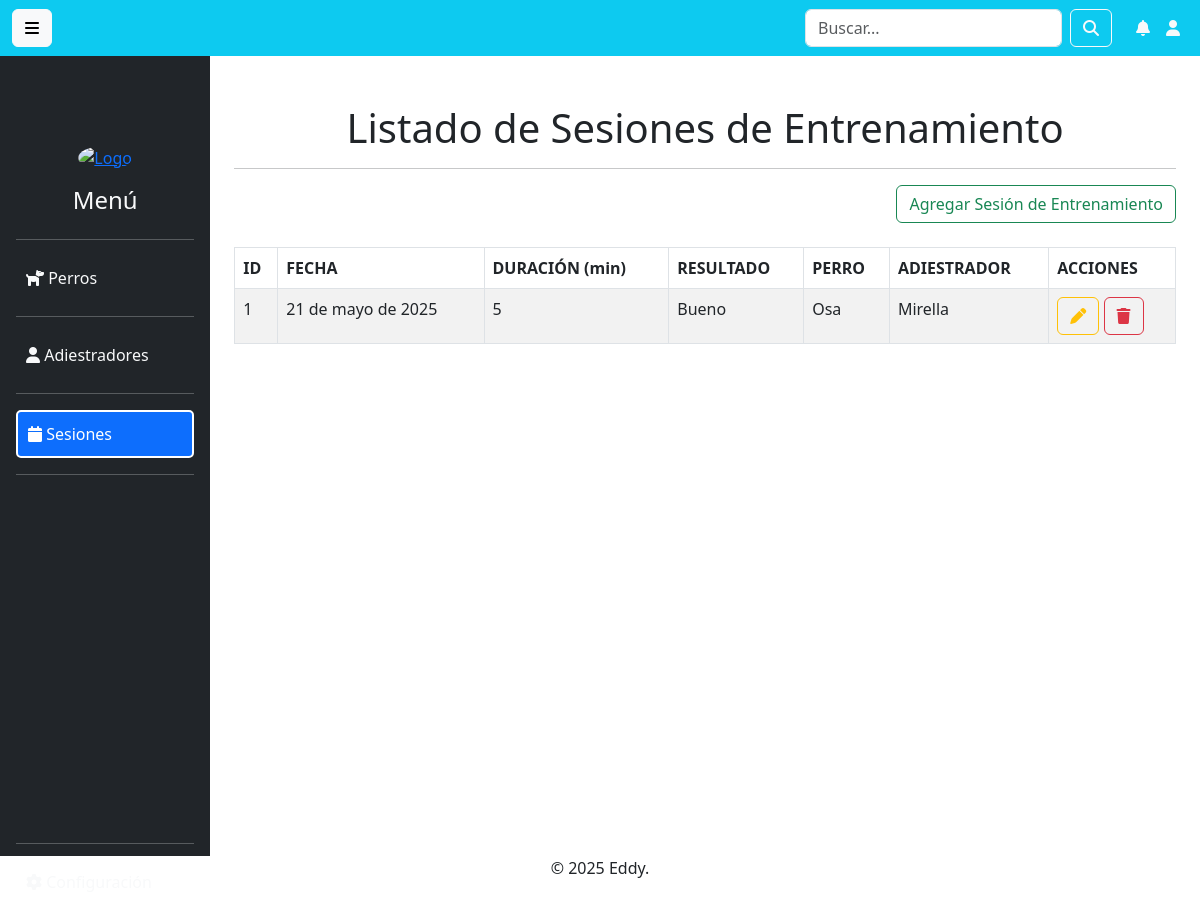
The page /SesionEntrenamiento/ on the database as committed earlier.
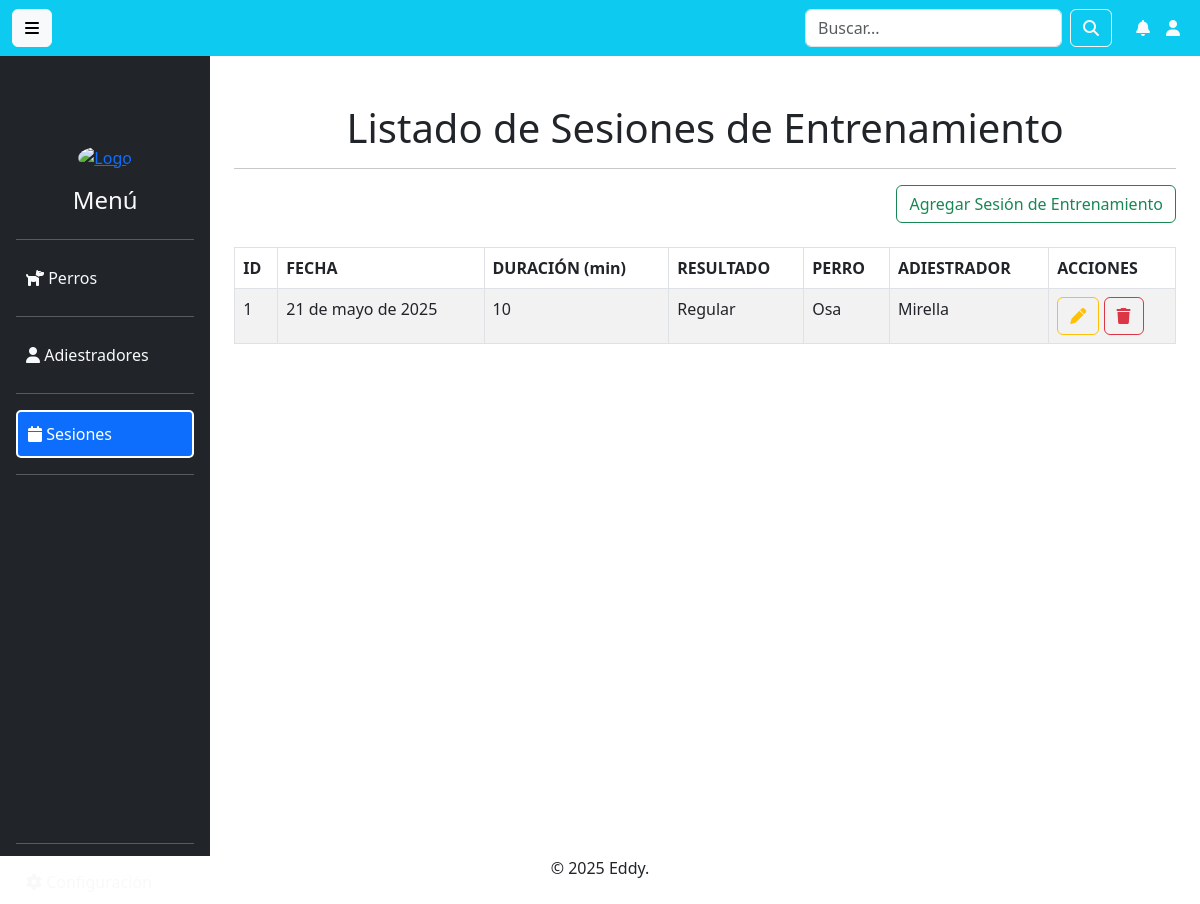
The same page on the database as committed later.
### Aplicaciones/SesionEntrenamiento/models.py (models this page shows, shortened)
class SesionEntrenamiento(models.Model):
    fecha = models.DateField()
    duracion = models.IntegerField(help_text="Duración en minutos")
    resultado = models.CharField(max_length=255)
    perro = models.ForeignKey(PerroDetector, on_delete=models.CASCADE)
    adiestrador = models.ForeignKey(AdiestradorAgricola, on_delete=models.CASCADE)

### Aplicaciones/PerroDetector/models.py (models this page shows, shortened)
class PerroDetector(models.Model):
    nombre = models.CharField(max_length=255)
    raza = models.CharField(max_length=100)
    edad = models.IntegerField()
    estado = models.CharField(max_length=50, choices=[("En progreso", "En progreso"), ("Certificado", "Certificado")])

### Aplicaciones/AdiestradorAgricola/models.py (models this page shows, shortened)
class AdiestradorAgricola(models.Model):
    nombre = models.CharField(max_length=255)
    especialidad = models.CharField(max_length=100)
    experiencia = models.IntegerField(help_text="Años de experiencia")

### Aplicaciones/SesionEntrenamiento/views.py (the view)
# urls.py: path('', views.inicioSesion, name='indexSesion'),
def inicioSesion(request):
    listadoSesiones = SesionEntrenamiento.objects.all()
    return render(request, "SesionesEntrenamiento/inicioSesion.html", {'sesiones': listadoSesiones})

### Aplicaciones/SesionEntrenamiento/templates/SesionesEntrenamiento/inicioSesion.html (shortened to what this page needs)
{% extends "plantilla.html" %}
{% block contenido %}
<br>
<h1 class="text-center">Listado de Sesiones de Entrenamiento</h1>
<hr>
<div class="row">
    <div class="text-end">
        <a href="{% url 'nuevaSesion' %}" class="btn btn-outline-success text-right">
            Agregar Sesión de Entrenamiento
        </a>
    </div>
</div>
<br>
<table class="table table-bordered table-striped table-hover">
    <thead>
        <tr class="bg-info">
            <th>ID</th>
            <th>FECHA</th>
            <th>DURACIÓN (min)</th>
            <th>RESULTADO</th>
            <th>PERRO</th>
            <th>ADIESTRADOR</th>
            <th>ACCIONES</th>
        </tr>
    </thead>
    <tbody>
        {% for sesion in sesiones %}
            <tr>
                <td>{{ sesion.id }}</td>
                <td>{{ sesion.fecha }}</td>
                <td>{{ sesion.duracion }}</td>
                <td>{{ sesion.resultado }}</td>
                <td>{{ sesion.perro.nombre }}</td>
                <td>{{ sesion.adiestrador.nombre }}</td>
                <td>
                    <a href="{% url 'editarSesion' sesion.id %}" class="btn btn-outline-warning">
                        <i class="fa fa-pen"></i>
                    </a>
                    <a href="#" onclick="confirmDelete('{{ sesion.id }}')" class="btn btn-outline-danger">
                        <i class="fa fa-trash"></i>
                    </a>
                </td>
            </tr>
        {% endfor %}
    </tbody>
</table>
{% endblock %}

Rows that differ between the two databases and show on the page:
changed SesionEntrenamiento "Osa": duracion "5" → "10"; resultado "Bueno" → "Regular"
